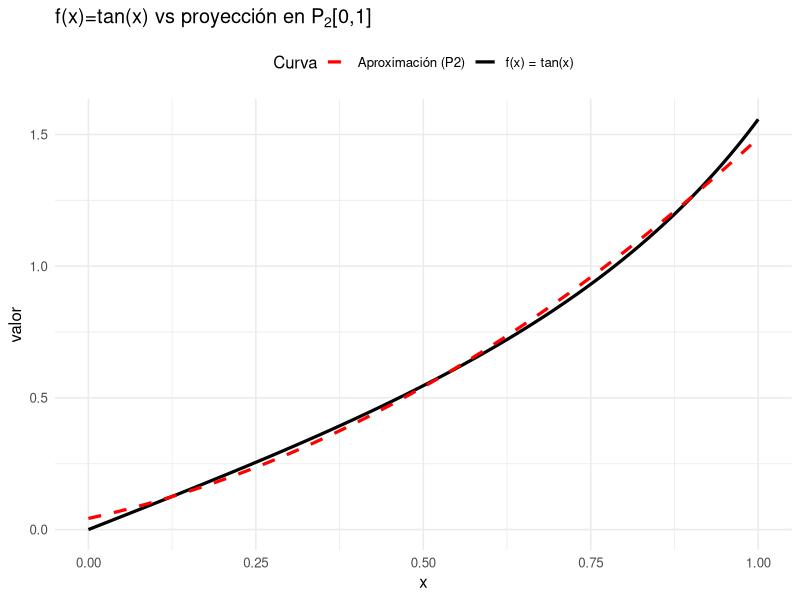

R code for this plot:
## ---- chunk 1
#| code-fold: true
t <- 3 #<1>

intervalo <- function(P, t) { #<2>
  margen <- 0.5 * 10^(-t + 1)
  inferior <- P * (1 - margen)
  superior <- P * (1 + margen)
  data.frame(
    P = P,
    t = t,
    Limite_Inferior = round(inferior, 4),
    Limite_Superior = round(superior, 4)
  )
}

tabla_intervalos <- rbind( #<3>
  intervalo(150, t),
  intervalo(900, t),
  intervalo(1500, t),
  intervalo(90, t)
)

kableExtra::kable(tabla_intervalos) #<4>
## ---- chunk 2
err.abs.a <- abs(pi - 3.1)
err.rel.a <- err.abs.a / pi
## ---- chunk 3
#| echo: false
cat("error absoluto:", err.abs.a)
cat("error relativo:", err.rel.a)
## ---- chunk 4
err.abs.b <- abs(pi/1000 - 0.0031)
err.rel.b <- err.abs.b/(pi/1000)
## ---- chunk 5
#| echo: false
cat("error absoluto:", err.abs.b)
cat("error relativo:", err.rel.b)
## ---- chunk 6
err.abs.c <- abs(1/3 - 0.333)
err.rel.c <- err.abs.c/(1/3)
## ---- chunk 7
#| echo: false
cat("error absoluto:", err.abs.c)
cat("error relativo:", err.rel.c)
## ---- chunk 8
err.abs.d <- abs(100/3 - 33.3)
err.rel.d <- err.abs.d/(100/3)
## ---- chunk 9
#| echo: false
cat("error absoluto:", err.abs.d)
cat("error relativo:", err.rel.d)
## ---- chunk 10
a <- 1
b <- 0.4002
c <- 0.8e-4
discriminante <- b^2 -4*a*c
raiz.menor <- abs((-b + sqrt(discriminante))/2*a)
raiz.discriminante <- sqrt(discriminante)

format(raiz.menor, scientific = FALSE, digits = 22)
b
raiz.discriminante
## ---- chunk 11
raiz.menor.nueva <- abs((2 * c) / (-b - sqrt(discriminante)))
format(raiz.menor.nueva, scientific = FALSE, digits = 22)
## ---- chunk 12
a <- matrix(c(1, 2, 3, 2, 1, 3, 2, 3, 1), byrow = TRUE, nrow = 3)
verificar.identidad <- function(matriz) {
  derecha <- sum(matriz[1, ]) * prod(sapply(matriz[1, ][-1], function(y) {
    return(matriz[1] - y)
  }))
  izquierda <- det(matriz)
  return(
    list(
      "Matriz" = matriz,
      "Determinante" = izquierda,
      "ResultadoFormula" = derecha,
      "SeVerificaIdentidad" = (izquierda == derecha)
    )
  )
}
verificar.identidad(a)
## ---- chunk 13
identidad <- function(df) {
  n <- ncol(df) - 1
  # Validaciones básicas
  if (nrow(df) != n + 1) return(FALSE)
  if (!all(df[1, ] == 1)) return(FALSE)
  M <- df[-1, ] #<1>
  a <- diag(M[, -1])
  b <- diag(M[, -ncol(M)])
  
  estructura_valida <- all( #<2>
    sapply(1:n, function(i) {
      fila <- M[i, ]
      izquierda <- fila[1:i]
      derecha <- fila[(i+1):(n+1)]
      all(izquierda == b[i]) && all(derecha == a[i])
    })
  )
  if (!estructura_valida) return(FALSE)
  return(isTRUE(all.equal(det(df), prod(a - b)))) #<3> 
}

## ---- chunk 14
df <- matrix(c(
  1, 1, 1, 1,
  2, 3, 3, 3,
  2, 2, 4, 4,
  2, 2, 2, 5
), nrow = 4, byrow = TRUE)

identidad(df)
## ---- chunk 15
a <- matrix(c(0, 0, 0, 0, 0, 3, 2, 4, 5), nrow = 3, byrow = TRUE)
es.rala <- function(matriz) {
  nulos <- sum(sapply(matriz, function(y) {
    if (y == 0) {
      return(1)
    }
    else {
      return(0)
    }
  }))
  no.nulos <- length(matriz) - nulos
  
  return(list("Matriz" = matriz, "entradas nulas" = nulos, "entradas no nulas" = no.nulos, "EsRala" = nulos > no.nulos))
}
es.rala(a)

## ---- chunk 16
a <- matrix(c(1, 1, 1, 1, 0, 1, 1, 1, 1), nrow = 3, byrow = TRUE)
es.o <- function(matriz) {
  fila.1 <- matriz[1, ]
  fila.n <- matriz[nrow(matriz), ]
  col.1 <- matriz[, 1]
  col.n <- matriz[, ncol(matriz)]
  
  if (nrow(matriz) > 2 && ncol(matriz) > 2) {
    matriz.central <- matriz[-c(1, nrow(matriz)), -c(1, ncol(matriz)), drop = FALSE]
  } else {
    matriz.central <- NULL
  }
  
  todo.bien <- TRUE
  
  for (elem in seq_along(fila.1)) {
    if (fila.1[elem] == 0 || fila.n[elem] == 0) {
      todo.bien <- FALSE
      break
    }
  }
  
  if (todo.bien) {
    for (elem in seq_along(col.1)) {
      if (col.1[elem] == 0 || col.n[elem] == 0) {
        todo.bien <- FALSE
        break
      }
    }
  }
  
  if (todo.bien && !is.null(matriz.central)) {
    for (elem in matriz.central) {
      if (elem != 0) {
        todo.bien <- FALSE
        break
      }
    }
  }
  
  return(list("Matriz" = matriz, "Tiene forma de O" = todo.bien))
}

es.o(a)
## ---- chunk 17
prod.punto <- function(x, y) {
  return(sum(x * y))
}

norma <- function(x) {
  return(sqrt(prod.punto(x, x)))
}

proy.ortogonal <- function(u, v) {
  (prod.punto(u, v) / prod.punto(v, v)) * v
}

gs.ortogonal <- function(base) {
  U <- base
  Q <- list()
  for (k in seq_along(U)) {
    u <- U[[k]]
    if (length(Q) > 0) {
      for (q in Q)
        u <- u - proy.ortogonal(u, q)
    }
    Q[[length(Q) + 1]] <- u
  }
  return(Q)
}

gs.ortonormal <- function(base) {
  base.ortogonal <- gs.ortogonal(base)
  return(lapply(base.ortogonal, function(x) {
    return(x / norma(x))
  }))
}

base <- list(c(1,2,3), c(4,5,6), c(1,0,1))
gs.ortogonal(base)
gs.ortonormal(base)
## ---- chunk 18
prod.punto <- function(x, y) {
  return(sum(x * y))
}

mejor.aprox <- function(base, vector) {
  U <- gs.ortonormal(base)
  aprox <- numeric(length(vector))
  coef  <- numeric(length(U))
  
  for (k in seq_along(U)) {
    u <- U[[k]]
    coef[k] <- prod.punto(vector, u)
    aprox <- aprox + coef[k] * u
  }
  
  return(list("Aproximacion" = aprox, "Coeficientes" = coef))
}

mejor.aprox(list(c(1,2, 3), c(4, 5, 6)), c(1,0,1))
## ---- chunk 19
prod.l2 <- function(f, g) {
  integrate(function(x) f(x) * g(x), lower = 0, upper = 1)$value
}

mejor.aprox.2 <- function(base, f, prod.interno = prod.l2) {
  coef <- sapply(base, function(u) prod.interno(f, u))
  aprox <- function(x) {
    s <- 0
    for (k in seq_along(base)) {
      s <- s + coef[k] * base[[k]](x)
    } 
    return(s)
  }
  return(list("Aproximacion" = aprox, "Coeficientes" = coef))
}
## ---- chunk 20
#| message: false

library(tidyverse)
# Base del ejemplo 7
u1 <- function(x) 1
u2 <- function(x) sqrt(3) * (2*x - 1)
u3 <- function(x) sqrt(5) * (6*x^2 - 6*x + 1)
B_ON <- list(u1, u2, u3)

f <- function(x) tan(x)

res <- mejor.aprox.2(B_ON, f)
Pf  <- res$Aproximacion

x  <- seq(0, 1, length.out = 400)
df <- data.frame(x = x, real = f(x), aprox = Pf(x))

ggplot(df, aes(x = x)) +
  geom_line(aes(y = real, color = "f(x) = tan(x)"), size = 1.1) +
  geom_line(aes(y = aprox, color = "Aproximación (P2)"),
            size = 1.1,
            linetype = "dashed") +
  scale_color_manual(values = c(
    "f(x) = tan(x)" = "black",
    "Aproximación (P2)" = "red"
  )) +
  labs(
    title = expression(paste("f(x)=tan(x) vs proyección en ", P[2], "[0,1]")),
    x = "x",
    y = "valor",
    color = "Curva"
  ) +
  theme_minimal(base_size = 12) +
  theme(legend.position = "top")
